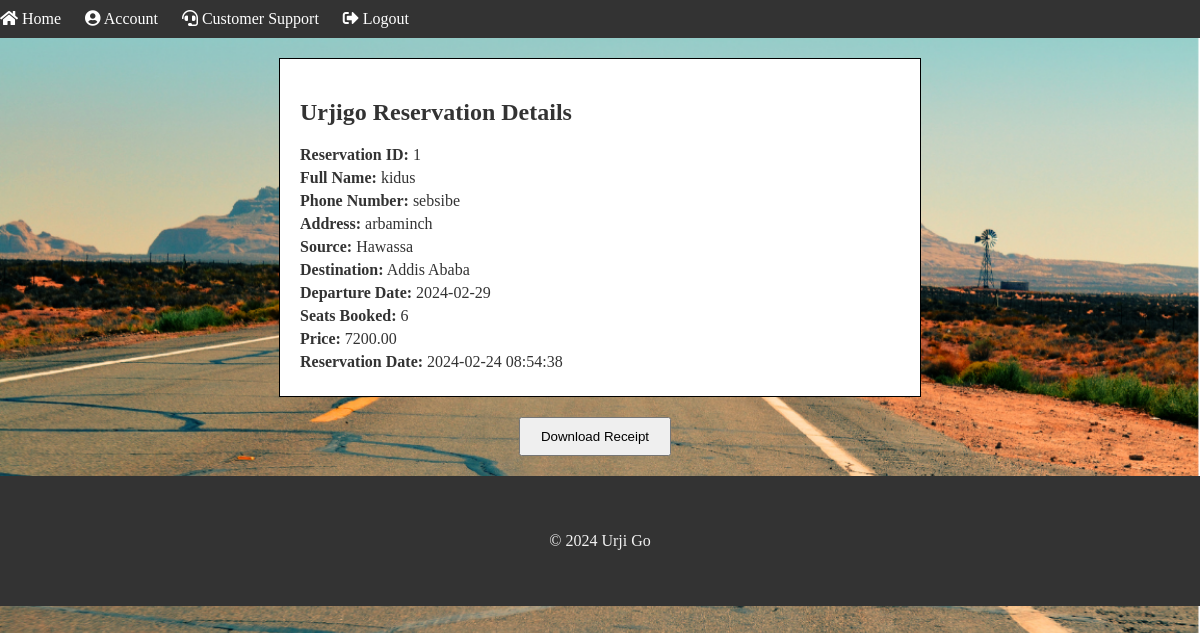
Screenshot of /admin/details.php?id=1 (signed in) with the database file from the repository.
### tables this page shows
CREATE TABLE IF NOT EXISTS `reservations` (
  `id` int NOT NULL AUTO_INCREMENT,
  `user_id` int NOT NULL,
  `buses_id` int NOT NULL,
  `fullname` varchar(255) NOT NULL,
  `phone_number` varchar(20) NOT NULL,
  `address` varchar(255) NOT NULL,
  `source` varchar(100) NOT NULL,
  `destination` varchar(100) NOT NULL,
  `departure_date` date NOT NULL,
  `seats_booked` int NOT NULL,
  `price` decimal(10,2) NOT NULL,
  `reservation_date` datetime NOT NULL,
  `ticket` int NOT NULL,
  PRIMARY KEY (`id`,`ticket`),
  UNIQUE KEY `ticket` (`ticket`),
  KEY `users_id` (`user_id`),
  KEY `buses_id` (`buses_id`)
);

### admin/details.php (the view, shortened to what this page needs)
<!DOCTYPE html>
<html lang="en">
<head>
    <link rel="stylesheet" href="../css/styles.css">
</head>
<body style="background-image: url('../assets/admin.png'); background-size:cover; background-repeat:no-repeat;">
    <?php include_once('includes/header.php'); ?>
    <div class="container">
    <?php
include_once('../db/dbconfig.php');
if(isset($_GET['id'])) {
    $reservation_id = $_GET['id'];
    $sql = "SELECT * FROM reservations WHERE id = ?";
    $stmt = $conn->prepare($sql);
    $stmt->bind_param("i", $reservation_id);
    $stmt->execute();
    $result = $stmt->get_result();
    if ($result->num_rows > 0) {
        $row = $result->fetch_assoc();
    } else {
        echo "No reservation found with ID: " . $reservation_id;
    }
} else {
    echo "Reservation ID is not provided.";
}
?>
    <div class="receipt">
        <h2>Urjigo Reservation Details</h2>
        <p><strong>Reservation ID:</strong> <?php echo $row['id']; ?></p>
        <p><strong>Full Name:</strong> <?php echo $row['fullname']; ?></p>
        <p><strong>Phone Number:</strong> <?php echo $row['phone_number']; ?></p>
        <p><strong>Address:</strong> <?php echo $row['address']; ?></p>
        <p><strong>Source:</strong> <?php echo $row['source']; ?></p>
        <p><strong>Destination:</strong> <?php echo $row['destination']; ?></p>
        <p><strong>Departure Date:</strong> <?php echo $row['departure_date']; ?></p>
        <p><strong>Seats Booked:</strong> <?php echo $row['seats_booked']; ?></p>
        <p><strong>Price:</strong> <?php echo $row['price']; ?></p>
        <p><strong>Reservation Date:</strong> <?php echo $row['reservation_date']; ?></p>
    </div><div class="btn-container">
            <button onclick="downloadImage()">Download Receipt</button>
        </div>
    </div>
    <?php include_once('includes/footer.php'); ?>
</body>
</html>

### css/styles.css (style rules this page uses)
body { margin: 0; padding: 0; }
.container { width: 80%; max-width: 80%; margin: 0 auto; padding: 20px; }
h2 { color: #333; }
div { color: #333; }

### admin/details.php (style rules this page uses)
.receipt { background-color: #fff; border: 1px solid #000; padding: 20px; max-width: 600px; margin: 0 auto; }
.receipt h2 { color: #333; }
.receipt p { margin: 5px 0; }
.btn-container { margin-top: 20px; text-align: center; }
.btn-container button { padding: 10px 20px; margin-right: 10px; }

### rows the page displays
reservations: id "1", fullname "kidus", phone_number "sebsibe", address "arbaminch", source "Hawassa", destination "Addis Ababa", departure_date "2024-02-29", seats_booked "6", price "7200.00", reservation_date "2024-02-24 08:54:38"
